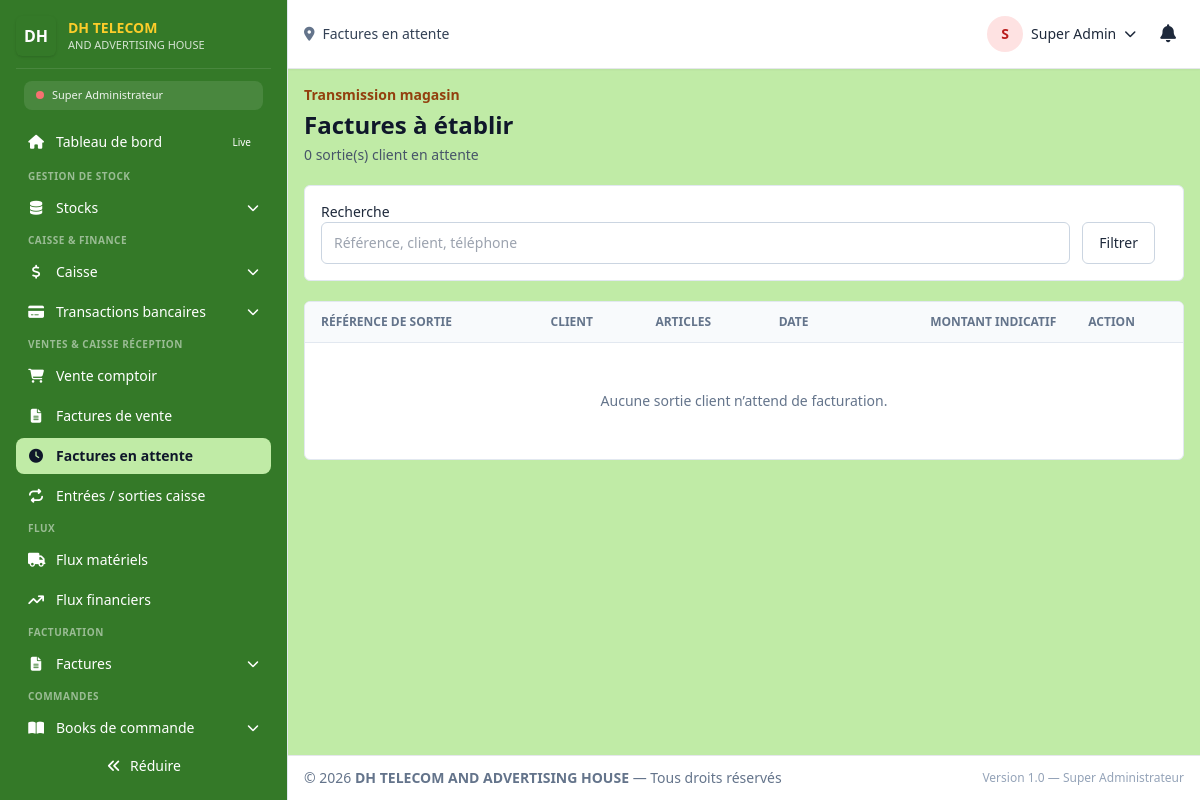
Page /super_admin/ventes/factures-attente (signed in) on the earlier database version.
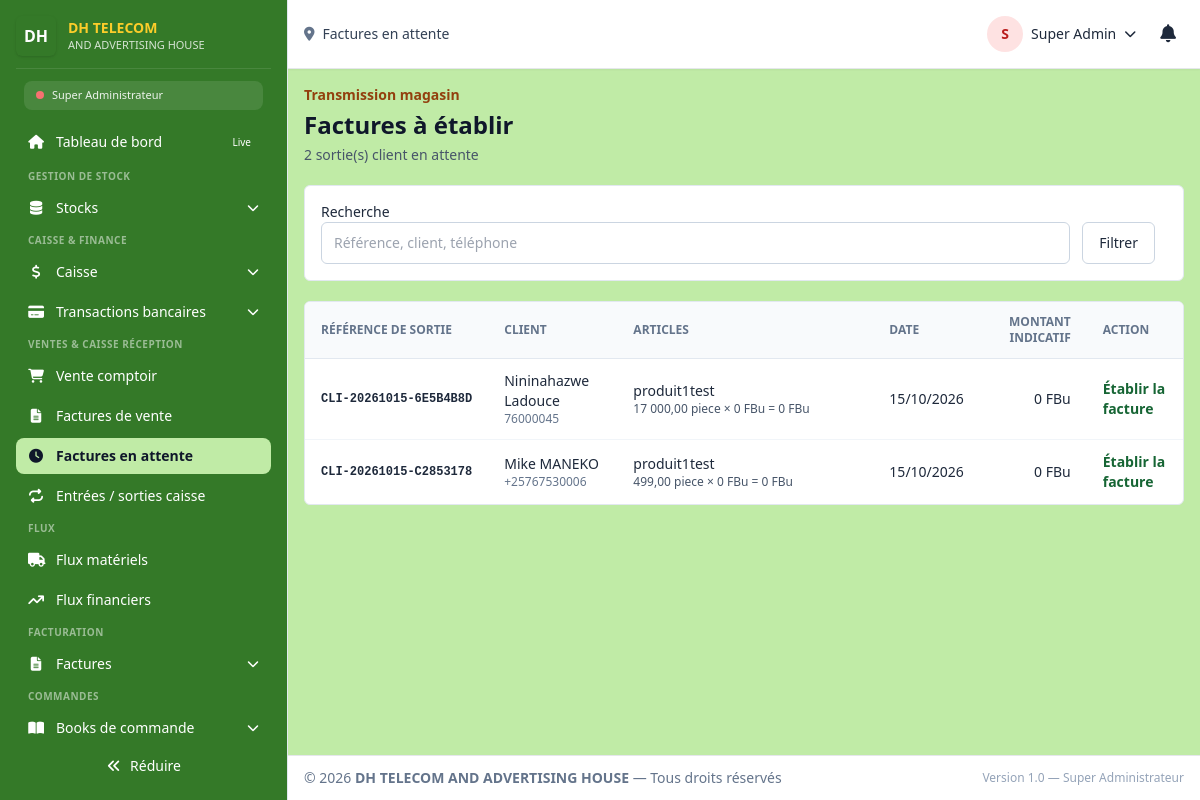
Same page on the later database version.
### tables this page shows
CREATE TABLE `sales` (
  `id` int(11) NOT NULL,
  `invoice_number` varchar(100) NOT NULL,
  `operator` varchar(255) NOT NULL,
  `agent` varchar(255) DEFAULT NULL,
  `client_name` varchar(255) NOT NULL,
  `client_id` int(100) DEFAULT NULL COMMENT 'Réf partners.id',
  `phone` varchar(15) DEFAULT '',
  `medicines` text NOT NULL,
  `products_json` text DEFAULT NULL COMMENT 'JSON détaillé des produits (réf stock.id)',
  `quantity` text NOT NULL,
  `units_json` text DEFAULT NULL COMMENT 'JSON des unités utilisées',
  `unit_cost` text DEFAULT NULL,
  `actual_price` text DEFAULT NULL,
  `tot_htva` bigint(20) NOT NULL DEFAULT 0,
  `tva` bigint(20) NOT NULL DEFAULT 0,
  `tva_paid` bigint(20) NOT NULL DEFAULT 0,
  `tot_tvac` bigint(20) NOT NULL DEFAULT 0,
  `debt` bigint(11) NOT NULL DEFAULT 0,
  `total_amount` bigint(11) NOT NULL DEFAULT 0,
  `total_profit` bigint(11) NOT NULL DEFAULT 0,
  `discount` bigint(11) NOT NULL DEFAULT 0,
  `commission` bigint(11) NOT NULL DEFAULT 0,
  `date` date NOT NULL DEFAULT curdate(),
  `status` enum('Active','Supprimée') DEFAULT 'Active',
  `origin` varchar(50) NOT NULL DEFAULT 'Interne',
  `guard` varchar(500) NOT NULL DEFAULT '',
  `netcash` decimal(10,0) NOT NULL DEFAULT 0,
  `payment_method` varchar(200) NOT NULL DEFAULT 'Espèces',
  `ext_paid_amount` decimal(10,0) DEFAULT NULL,
  `ext_paid_status` varchar(50) DEFAULT NULL,
  `cashier` varchar(255) DEFAULT NULL,
  `document_type` enum('Facture','Proforma','Devis','Commande','Livraison') DEFAULT 'Facture',
  `created_at` timestamp NOT NULL DEFAULT current_timestamp(),
  `machine_id` int(11) DEFAULT NULL COMMENT 'Machine utilisée (services impression)',
  `delivery_status` enum('En préparation','Expédiée','Livrée','Annulée') DEFAULT NULL
);

### router.php (called while the page is built, shortened)
<?php
require_once __DIR__ . "/dash/template/permissions.php";
require_once __DIR__ . "/dash/template/sidebar_config.php";
if (!function_exists('app_url')) {
    function app_url(string $path = ''): string
    {
        return APP_BASE_PATH . '/' . ltrim($path, '/');
    }
}
if (!function_exists('app_route_url')) {
    function app_route_url(string $path, ?string $role = null): string
    {
        $role = $role ?? ($_SESSION['role'] ?? '');
        $path = trim($path, '/');
        if ($role !== '' && $path !== $role && strpos($path, $role . '/') !== 0) {
            $path = $role . '/' . $path;
        }
        return app_url($path);
    }
}
$ROUTES_BY_ROLE  = [];
foreach ($ROLES as $roleName => $roleDefinition) {
    $roleUser = ["role_system" => $roleName];
    $ROUTES_BY_ROLE[$roleName] = [];
    foreach ($ROUTE_DEFINITIONS as $routeName => $routeDefinition) {
        $roleRoute = $roleName . '/' . $routeName;
        if (userCan($roleUser, $routeDefinition[1])) {
            if ($roleName === "receptionniste" && $routeName === "accueil") {
                $routeDefinition[0] = "./dash/receptionist/index.php";
            }
            if ($roleName === "comptable" && $routeName === "accueil") {
                $routeDefinition[0] = "./dash/comptable/index.php";
            }
            if ($roleName === "magasinier" && $routeName === "accueil") {
                $routeDefinition[0] = "./dash/magasinier/index.php";
            }
            $ROUTES_BY_ROLE[$roleName][$roleRoute] = $routeDefinition;
        }
    }
}
$ROLE_ALIASES = [
    "Super Admin" => "super_admin",
    "Admin"       => "directeur_general",
    "caissier"    => "comptable",
    "agent"       => "magasinier",
    "Utilisateur" => "travailleur",
];
require_once __DIR__ . "/api/database.php";
$db = Database::getInstance();
$userRecord = $db->fetch(
    "SELECT id, user_name, category, f_name, l_name, status, profil
     FROM users
     WHERE id = ?
     LIMIT 1",
    [$_SESSION["user_id"]]
);
$role = $ROLE_ALIASES[$userRecord["category"] ?? ""] ?? ($userRecord["category"] ?? "");
$ROUTES = $ROUTES_BY_ROLE[$role];
$route = $_GET['route'] ?? ($role . '/accueil');
$route = trim($route, '/');
$route = strtolower($route);
    ?>
    <?php
list($file, $requiredPermission, $pageTitle) = $ROUTES[$route];
    ?>
    <?php
$pagePath = __DIR__ . "/" . $file;
    ?>
    <?php
require $pagePath;
$content = ob_get_clean();
require_once __DIR__ . "/dash/template/layout.php";

### api/database.php (called while the page is built, shortened)
<?php
class Database
{
    private static $instance = null;
    private $pdo;
    private function __construct()
    {
        $dsn = 'mysql:host=' . DB_HOST
             . ';port=' . DB_PORT
             . ';dbname=' . DB_NAME
             . ';charset=' . DB_CHARSET;
        $options = [
            PDO::ATTR_ERRMODE            => PDO::ERRMODE_EXCEPTION,
            PDO::ATTR_DEFAULT_FETCH_MODE => PDO::FETCH_ASSOC,
            PDO::ATTR_EMULATE_PREPARES   => false,
            PDO::ATTR_PERSISTENT         => false,
            PDO::ATTR_TIMEOUT            => 5,
            PDO::ATTR_STRINGIFY_FETCHES  => false,
            PDO::MYSQL_ATTR_INIT_COMMAND => "SET NAMES " . DB_CHARSET
                                          . " COLLATE " . DB_COLLATION
                                          . ", time_zone = '+02:00'",
        ];
        try {
            $this->pdo = new PDO($dsn, DB_USER, DB_PASS, $options);
        } catch (PDOException $e) {
            $this->logError($e);
            die('Erreur de connexion à la base de données : ' . $e->getMessage());
        }
    }
    public static function getInstance()
    {
        if (self::$instance === null) {
            self::$instance = new self();
        }
        return self::$instance;
    }
    public function query($sql, $params = [])
    {
        $start = microtime(true);
        try {
            $stmt = $this->pdo->prepare($sql);
            $stmt->execute($params);
            return $stmt;
        } catch (PDOException $e) {
            $this->logError($e, $sql, $params);
            throw $e;
        }
    }
    public function fetchAll($sql, $params = [])
    {
        return $this->query($sql, $params)->fetchAll();
    }
    public function fetchColumn($sql, $params = [], $column = 0)
    {
        $result = $this->query($sql, $params)->fetchColumn($column);
        return $result === false ? null : $result;
    }
}

### dash/template/permissions.php (called while the page is built, shortened)
<?php
function userCan(array $user, string $permission): bool
{
    global $ROLES;
    $role = $user["role_system"] ?? "";
    $permissions = $ROLES[$role]["permissions"] ?? [];
    if (in_array("*", $permissions, true)) return true;
    if (in_array($permission, $permissions, true)) return true;
    $module = explode(".", $permission)[0] ?? "";
    if ($module && in_array("$module.*", $permissions, true)) return true;
    return false;
}

### dash/receptionist/_sales.php (called while the page is built, shortened)
<?php
if (!function_exists('receptionEscape')) {
    function receptionEscape($value): string
    {
        return htmlspecialchars((string) $value, ENT_QUOTES, 'UTF-8');
    }
}

### dash/receptionist/factures_attente.php (the view, shortened to what the changed rows need)
<?php
require_once __DIR__ . '/../../api/database.php';
require_once __DIR__ . '/_sales.php';
$db = Database::getInstance();
$conditions = ["document_type = 'Commande'", "origin = 'Sortie client magasin'", "status = 'Active'"];
$params = [];
$where = 'WHERE ' . implode(' AND ', $conditions);
$total = (int) $db->fetchColumn("SELECT COUNT(*) FROM sales $where", $params);
$page = max(1, (int) ($_GET['page'] ?? 1));
$perPage = 20;
$pages = max(1, (int) ceil($total / $perPage));
$page = min($page, $pages);
$offset = ($page - 1) * $perPage;
$issues = $db->fetchAll("SELECT id, invoice_number, client_name, phone, date, total_amount, products_json FROM sales $where ORDER BY date, id LIMIT $perPage OFFSET $offset", $params);
?>
<section class="space-y-5">
    <header><p class="text-sm font-semibold text-amber-800">Transmission magasin</p><h1 class="mt-1 text-2xl font-bold text-slate-900">Factures à établir</h1><p class="mt-1 text-sm text-slate-600"><?= number_format($total, 0, ',', ' ') ?> sortie(s) client en attente</p></header>
    <div class="overflow-x-auto rounded-md border border-slate-200 bg-white"><table class="min-w-full divide-y divide-slate-200 text-sm"><thead class="bg-slate-50 text-left text-xs uppercase text-slate-500"><tr><th class="px-4 py-3">Référence de sortie</th><th class="px-4 py-3">Client</th><th class="px-4 py-3">Articles</th><th class="px-4 py-3">Date</th><th class="px-4 py-3 text-right">Montant indicatif</th><th class="px-4 py-3">Action</th></tr></thead><tbody class="divide-y divide-slate-100">
        <?php if (!$issues): ?><tr><td colspan="6" class="px-4 py-12 text-center text-slate-500">Aucune sortie client n’attend de facturation.</td></tr><?php else: foreach ($issues as $issue): $items = json_decode((string) $issue['products_json'], true); ?>
            <tr><td class="whitespace-nowrap px-4 py-3 font-mono text-xs font-semibold"><?= receptionEscape($issue['invoice_number']) ?></td><td class="px-4 py-3"><div class="font-medium"><?= receptionEscape($issue['client_name']) ?></div><div class="text-xs text-slate-500"><?= receptionEscape($issue['phone'] ?: '—') ?></div></td><td class="min-w-64 px-4 py-3"><?php if (is_array($items) && $items): ?><div class="space-y-2"><?php foreach ($items as $item): ?><div class="border-b border-slate-100 pb-2 last:border-0 last:pb-0"><div class="font-medium"><?= receptionEscape($item['name'] ?? 'Article') ?></div><div class="text-xs text-slate-600"><?= number_format((float) ($item['quantity'] ?? 0), 2, ',', ' ') ?> <?= receptionEscape($item['unit'] ?? '') ?> × <?= number_format((float) ($item['unit_price'] ?? 0), 0, ',', ' ') ?> FBu = <?= number_format((float) ($item['line_total'] ?? 0), 0, ',', ' ') ?> FBu</div></div><?php endforeach; ?></div><?php else: ?>—<?php endif; ?></td><td class="px-4 py-3"><?= receptionEscape(date('d/m/Y', strtotime($issue['date']))) ?></td><td class="px-4 py-3 text-right font-medium"><?= number_format((float) $issue['total_amount'], 0, ',', ' ') ?> FBu</td><td class="px-4 py-3"><a href="<?= receptionEscape(app_route_url('ventes/nouvelle')) ?>?issue_id=<?= (int) $issue['id'] ?>" class="font-semibold text-green-800 hover:underline">Établir la facture</a></td></tr>
        <?php endforeach; endif; ?>
    </tbody></table></div>
</section>

### dash/template/layout.php (shortened to what the changed rows need)
<?php
require_once __DIR__ . "/permissions.php";
require_once __DIR__ . "/sidebar_config.php";
$route = trim(strtolower($route), '/');
$rolePrefix = !empty($user["role_system"]) ? $user["role_system"] . "/" : "";
$activeRoute = $rolePrefix !== "" && strpos($route, $rolePrefix) === 0
    ? substr($route, strlen($rolePrefix))
    : $route;
if (!function_exists('faIcon')) {
    function faIcon(?string $feather): string
    {
        return $map[$feather] ?? 'fa-solid fa-circle';
    }
}
if (!function_exists('renderSidebarItem')) {
    function renderSidebarItem(array $item, string $currentRoute, array $user): void
    {
        $itemHref  = $item['href'] ?? '';
        $itemRoute = ltrim($itemHref, '/');
        $isActive  = ($itemRoute === $currentRoute);
        if ($item['type'] === 'link') {
            $activeClass = $isActive
                ? 'bg-[#C0EBA6] text-slate-900 font-semibold'
                : 'text-white hover:bg-[#C0EBA6] hover:text-slate-900';
            ?>
            <li>
                <a href="<?= htmlspecialchars(app_route_url($itemHref, $user['role_system'] ?? null), ENT_QUOTES, 'UTF-8') ?>"
                   class="flex items-center gap-3 px-3 py-2 rounded-lg text-sm transition <?= $activeClass ?>">
                    <i class="<?= htmlspecialchars(faIcon($item['icon'] ?? '')) ?> w-4 text-center flex-shrink-0"></i>
                    <span class="menu-text"><?= htmlspecialchars($item['label']) ?></span>
                    <?php if (!empty($item['badge'])): ?>
                        <span class="ml-auto text-[10px] px-2 py-0.5 rounded-full bg-<?= htmlspecialchars($item['badge']['color']) ?>-500 text-white">
                            <?= htmlspecialchars($item['badge']['text']) ?>
                        </span>
                    <?php endif; ?>
                </a>
            </li>
            <?php
        } elseif ($item['type'] === 'dropdown') {
            $hasActiveChild = false;
            ?>
            <li>
                <a href="#"
                   class="sidebar-dropdown-btn flex items-center w-full gap-3 px-3 py-2 rounded text-white hover:bg-[#C0EBA6] hover:text-slate-900 transition"
                   aria-expanded="<?= $hasActiveChild ? 'true' : 'false' ?>">
                    <i class="<?= htmlspecialchars(faIcon($item['icon'] ?? '')) ?> w-4 text-center flex-shrink-0"></i>
                    <span class="menu-text text-left flex-1"><?= htmlspecialchars($item['label']) ?></span>
                    <i class="fa-solid fa-chevron-down w-3 text-xs transition-transform sidebar-chevron"></i>
                </a>
            </li>
            <?php
        }
    }
}
?>
<!doctype html>
<html lang="fr">
<head>
    <link rel="stylesheet"
          href="https://cdnjs.cloudflare.com/ajax/libs/font-awesome/6.5.1/css/all.min.css"
>
    <script src="https://cdn.tailwindcss.com"></script>
</head>
<body class="min-h-screen bg-[#C0EBA6] text-slate-800 antialiased">
<div id="app" class="relative flex h-screen">
    <aside id="sidebar"
           class="fixed inset-y-0 left-0 z-50 w-72 transform -translate-x-0 lg:translate-x-0 bg-[#347928] border-r border-slate-200 p-4 flex flex-col anim-smooth">
        <nav class="flex-1 overflow-auto scrollbar-thin mt-3 -mr-2 pr-2">
            <ul class="space-y-1 text-sm">
                <?php if (!empty($SIDEBAR_CONFIG)): ?>
                    <?php foreach ($SIDEBAR_CONFIG as $sectionKey => $section): ?>
                        <?php
                        $visibleItems = array_filter($section['items'], function ($item) use ($user) {
                            if (empty($item['permission'])) return true;
                            return userCan($user, $item['permission']);
                        });
                        ?>
                        <?php if (!empty($section['label'])): ?>
                            <li class="mt-4 first:mt-0 text-[10px] text-white/50 uppercase px-3 tracking-wider font-semibold">
                                <?= htmlspecialchars($section['label']) ?>
                            </li>
                        <?php endif; ?>
                        <?php foreach ($visibleItems as $item) renderSidebarItem($item, $activeRoute, $user); ?>
                    <?php endforeach; ?>
                <?php endif; ?>
            </ul>
        </nav>
    </aside>
    <div id="mainArea" class="w-0 min-w-0 flex-1 flex flex-col min-h-0 ml-0 lg:ml-72 anim-smooth">
        <main id="content" class="min-w-0 flex-1 overflow-x-hidden overflow-y-auto p-4">
            <?php
            if (isset($content) && $content !== '') {
                echo $content;
            } else {
                echo '<div class="p-4 bg-yellow-50 text-yellow-800 rounded">Aucun contenu à afficher.</div>';
            }
            ?>
        </main>
    </div>
</div>
</body>
</html>

Differences in the rows shown:
added sales: invoice_number "CLI-20261015-6E5B4B8D", client_name "Nininahazwe Ladouce", phone "76000045", name "produit1test", quantity "17 000,00", unit "piece", unit_price "0", line_total "0", date "15/10/2026", total_amount "0"
added sales: invoice_number "CLI-20261015-C2853178", client_name "Mike MANEKO", phone "+25767530006", name "produit1test", quantity "499,00", unit "piece", unit_price "0", line_total "0", date "15/10/2026", total_amount "0"
Other differences:
$total: "0" → "2"
text no longer shown: "Aucune sortie client n’attend de facturation."
